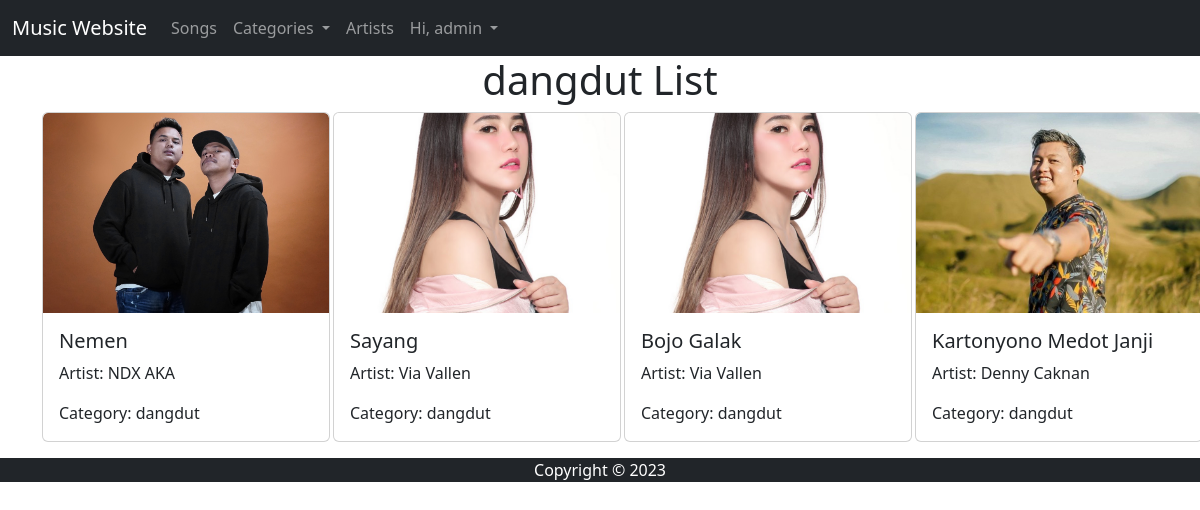
/page/user/categories.php?id=1 (signed in), run on the app's committed database.
### tables this page shows
CREATE TABLE `categories` (
  `id` int(11) NOT NULL,
  `category` varchar(30) NOT NULL,
  `disabled` tinyint(1) NOT NULL DEFAULT 0
);

CREATE TABLE `songs` (
  `id` int(11) NOT NULL,
  `title` varchar(100) NOT NULL,
  `user_id` int(11) NOT NULL,
  `artist_id` int(11) NOT NULL,
  `image` varchar(1024) NOT NULL,
  `file` varchar(1024) NOT NULL,
  `category_id` int(11) NOT NULL,
  `date` datetime NOT NULL,
  `views` int(11) NOT NULL
);

CREATE TABLE `artists` (
  `id` int(11) NOT NULL,
  `name` varchar(50) NOT NULL,
  `bio` text NOT NULL,
  `user_id` int(11) NOT NULL,
  `image` varchar(1024) NOT NULL
);

### page/user/categories.php (the view, shortened to what this page needs)
<?php
$id=$_GET['id'];
?>
<!DOCTYPE html>
<html lang="en">
<head>
    <link href="https://cdn.jsdelivr.net/npm/bootstrap@5.2.3/dist/css/bootstrap.min.css" rel="stylesheet">
</head>
<header class="bg-dark">
        <nav class="navbar navbar-expand-lg navbar-dark">
            <div class="container-fluid">
                <a class="navbar-brand" href="#">Music Website</a>
                <div class="collapse navbar-collapse" id="navbarNav">
                    <ul class="navbar-nav">
                        <li class="nav-item">
                            <a class="nav-link" href="songs.php">Songs</a>
                        </li>
                        <li class="nav-item dropdown">
                            <a class="nav-link dropdown-toggle" href="#" role="button" data-bs-toggle="dropdown" aria-expanded="false">
                                Categories
                            </a>
                                <?php
                                    include '../../core/koneksi.php';
                                ?>
                        </li>
                        <li class="nav-item">
                            <a class="nav-link" href="artists.php">Artists</a>
                        </li>
                        <li class="nav-item dropdown">
                            <a class="nav-link dropdown-toggle" href="#" role="button" data-bs-toggle="dropdown" aria-expanded="false">
                                Hi, <?php echo $_SESSION['username'];?>
                            </a>
                        </li>
                    </ul>
                </div>
            </div>
        </nav>
    </header>
<main>
    <div class="container">
	<h1 class="text-center"><?php
	$query = mysqli_query($konek,"SELECT category from categories where categories.id=$id");
	$category = $query->fetch_assoc();
		echo $category['category']?> List</h1>
        <div class="row gx-5">
            <?php
            include '../../core/koneksi.php';
            $query = mysqli_query($konek, "SELECT songs.id AS song_id, categories.id AS category_id,songs.image AS song_image, songs.*, artists.*, categories.*
            FROM songs
            INNER JOIN artists ON songs.artist_id = artists.id
            INNER JOIN categories ON songs.category_id = categories.id
			WHERE categories.id = $id");
            if ($query->num_rows > 0) {
                while($row = $query->fetch_assoc()) {
                    echo '
                        <div class="col-md-3 mb-3">
                            <div class="card" style="width: 18rem;">
                                <a href="song.php?id='.$row['song_id'].'"><img class="card-img-top" src="../../poster/'.$row['image'].'" alt="Card image cap" style="height: 200px;object-fit: cover;"></a>
                                <div class="card-body">
                                    <h5 class="card-title">'.$row['title'].'</h5>
                                    <p class="card-text">Artist: '.$row['name'].'</p>
                                    <p class="card-text">Category: '.$row['category'].'</p>
                                </div>
                            </div>
                        </div>
                    ';
                }
            } else {
                echo "0 results";
            }
            ?>
        </div>
    </div>
</main>
    <footer class="bg-dark">
        <div class="container text-center text-white">
            <p>Copyright &copy; <?=date("Y")?></p>
        </div>
    </footer>
</body>
</html>

### page/user/categories.php (style rules this page uses)
.card-img-top { transition: transform 0.3s ease; }
.card { position: relative; overflow: hidden; }

### data on the page
categories: category "dangdut"
songs: artist.image (picture), title "Nemen", artist.name "NDX AKA", category.category "dangdut"
songs: artist.image (picture), title "Sayang", artist.name "Via Vallen", category.category "dangdut"
songs: artist.image (picture), title "Bojo Galak", artist.name "Via Vallen", category.category "dangdut"
songs: artist.image (picture), title "Kartonyono Medot Janji", artist.name "Denny Caknan", category.category "dangdut"

### other printed values
$_SESSION['username'] "admin"
